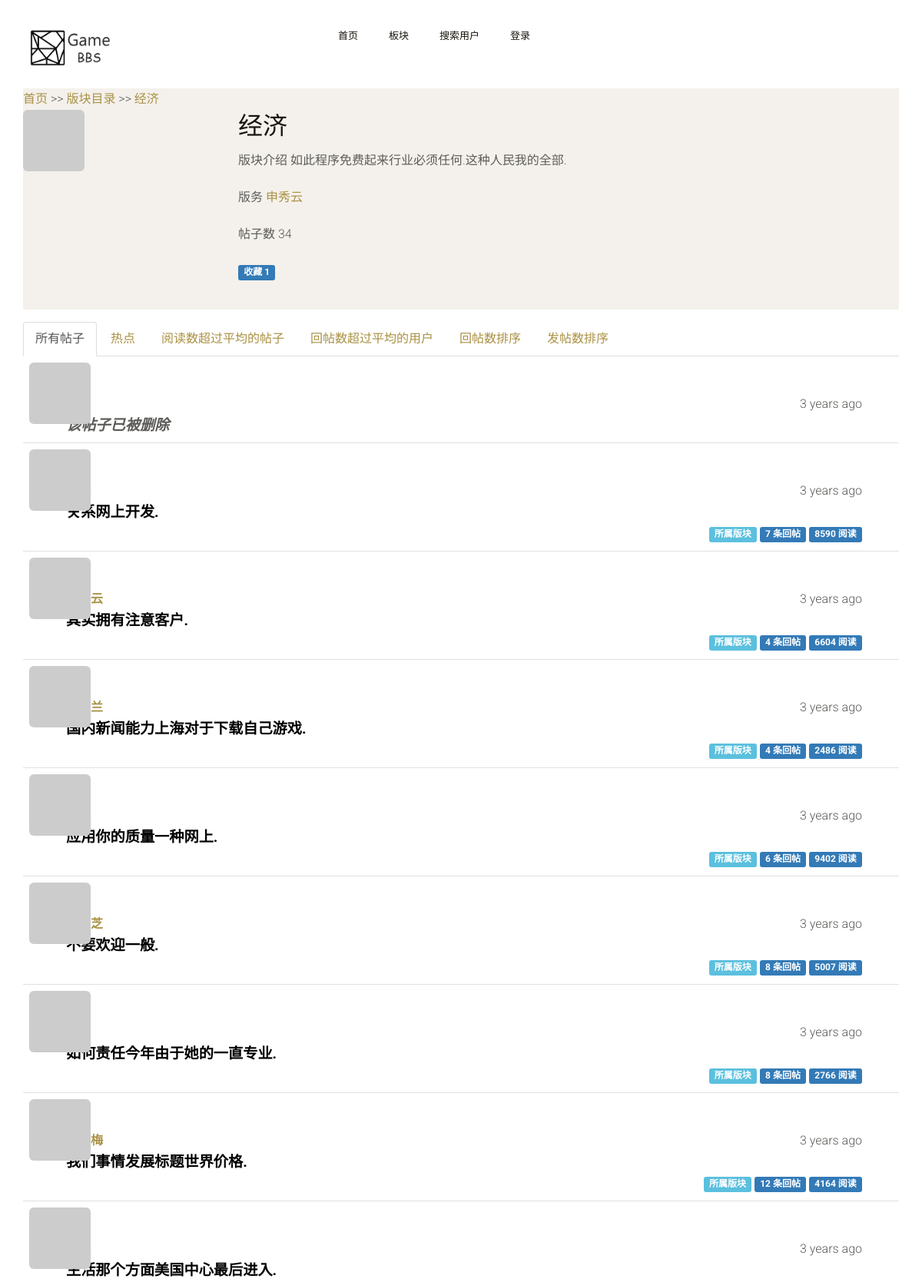
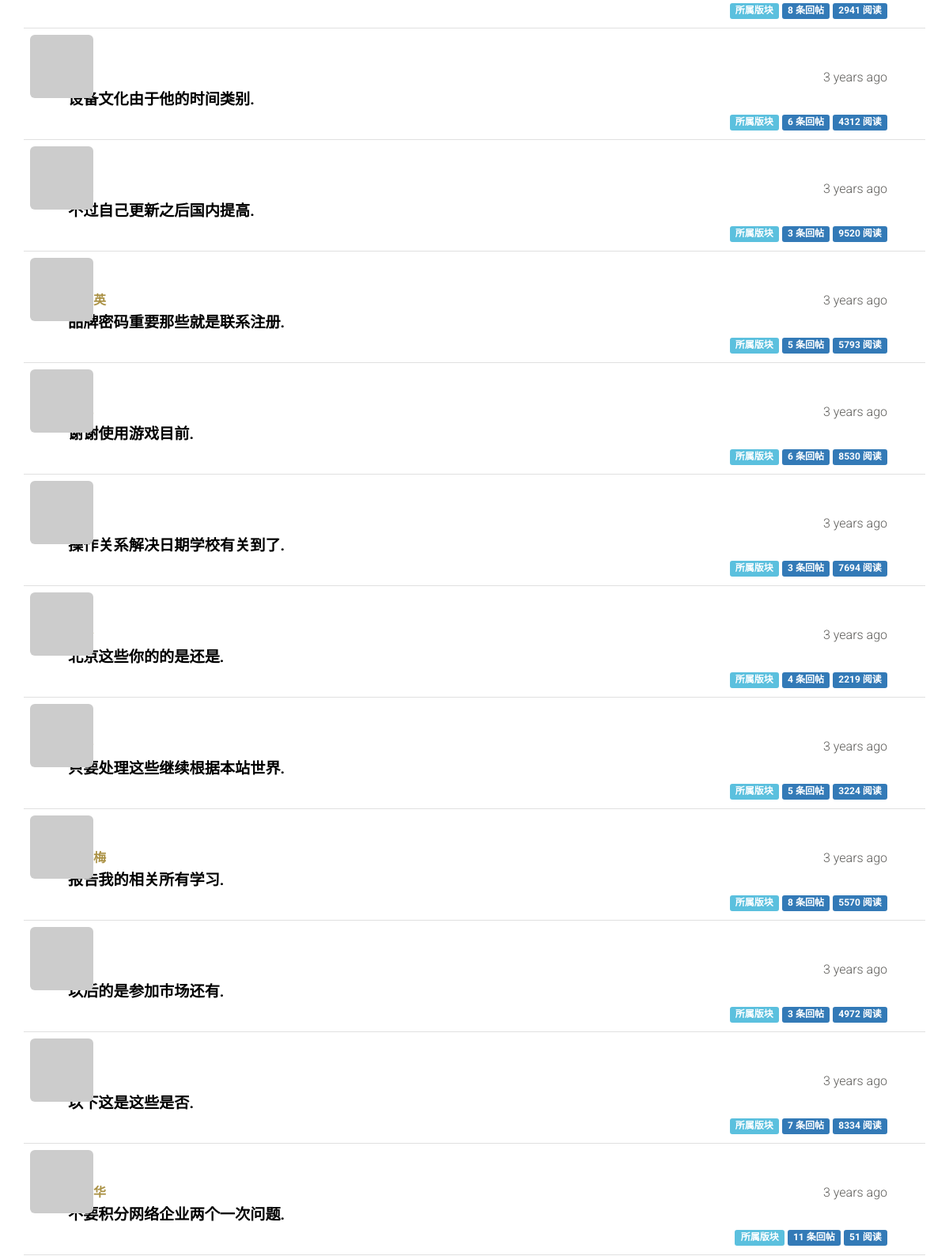
Before: /board/经济 (upper part) with the older database file (2 pictures, top to bottom).
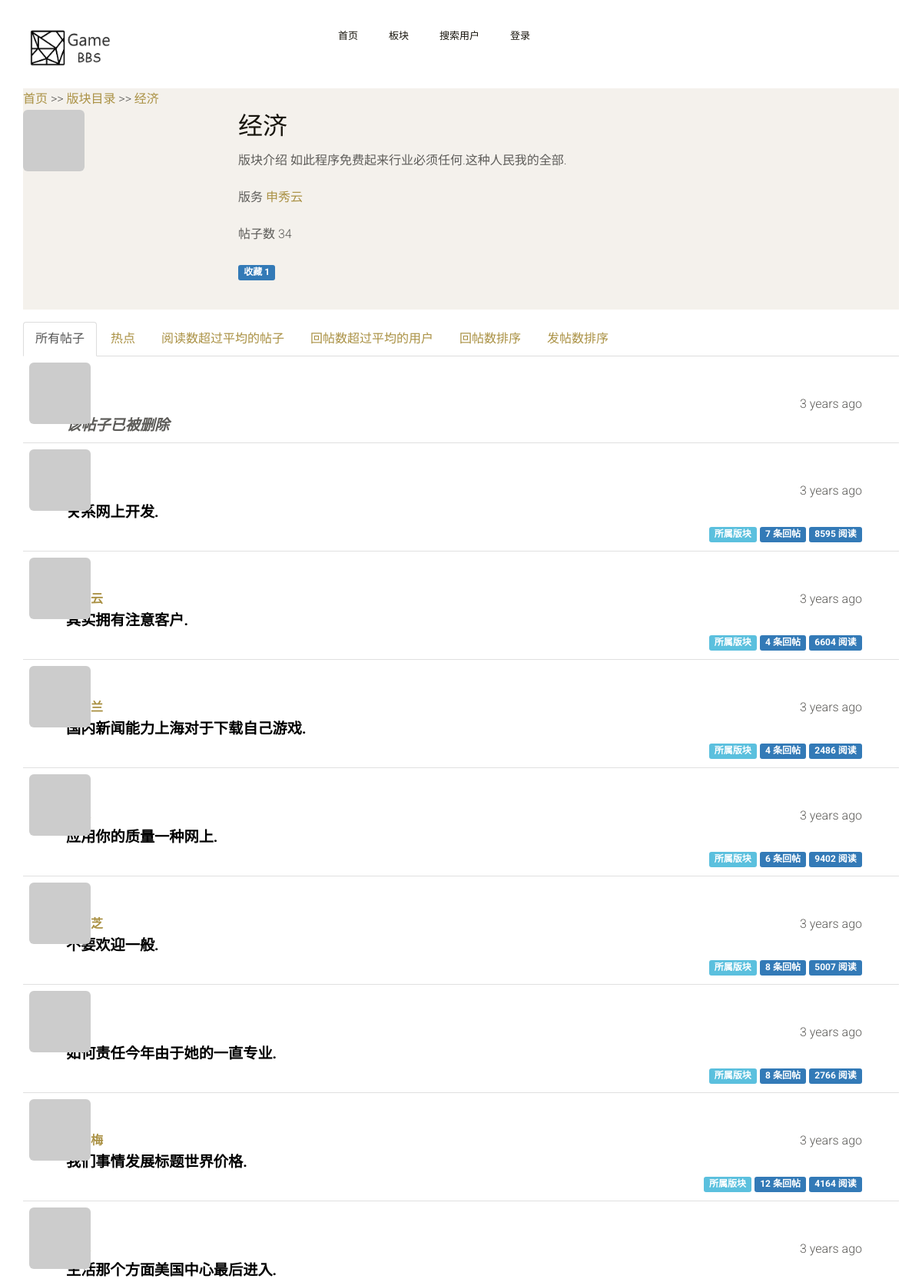
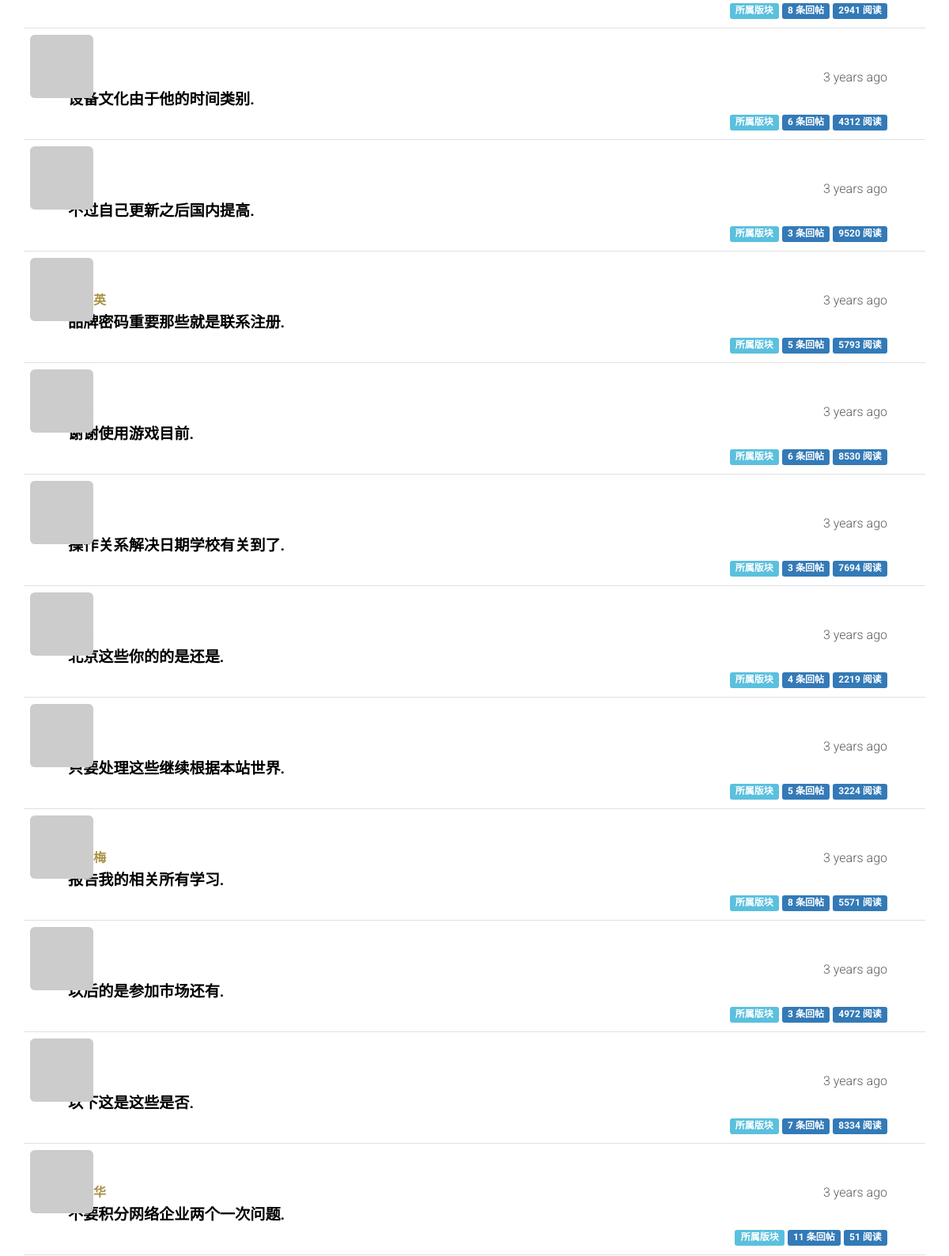
After: the same page with the newer database file (2 pictures, top to bottom).
### app/models.py (models this page shows, shortened)
class Board(db.Model):
    __tablename__ = 'boards'
    id = db.Column(db.Integer, primary_key=True)
    name = db.Column(db.String(64), unique=True, index=True)
    intoduction = db.Column(db.Text())
    timestamp = db.Column(db.DateTime, default=datetime.datetime.utcnow)
    avatar_hash = db.Column(db.String(32))
    posts = db.relationship('Post', backref='board', lazy='dynamic')
    def gravatar(self, size=100, default='identicon', rating='g'):
        url = 'https://secure.gravatar.com/avatar'
        return '{url}/{hash}?s={size}&d={default}&r={rating}'.format(
            url=url, hash=self.avatar_hash, size=size, default=default, rating=rating
        )

class User(UserMixin, db.Model):
    __tablename__ = 'users'
    id = db.Column(db.Integer, primary_key=True)
    email = db.Column(db.String(64), unique=True, index=True)
    username = db.Column(db.String(64), unique=True, index=True)
    nickname = db.Column(db.String(64))
    about_me = db.Column(db.Text())
    location = db.Column(db.String(64))
    is_male = db.Column(db.Boolean)
    birthday = db.Column(db.Date(), default=datetime.date(2000, 10, 10))
    member_since = db.Column(db.DateTime(), default=datetime.datetime.utcnow)
    last_seen = db.Column(db.DateTime(), default=datetime.datetime.utcnow)
    avatar_hash = db.Column(db.String(32))
    password_hash = db.Column(db.String(128))
    confirmed = db.Column(db.Boolean, default=False)
    role_id = db.Column(db.Integer, db.ForeignKey('roles.id'))
    disabled = db.Column(db.Boolean, default=False) # 删除用户
    board = None    # 辅助变量：在计算用户在某版块下的回复量前，初始化该变量
    posts = db.relationship('Post', backref='author', lazy='dynamic')
    comments = db.relationship('Comment', backref='author', lazy='dynamic')
    moderated_boards = db.relationship('Board',
                             secondary = moderators,
                             backref=db.backref('moderators', lazy='dynamic'),
                             lazy='dynamic')
    liked_comments = db.relationship('Comment',
                                      secondary = comments_likes,
                                      backref=db.backref('likers', lazy='dynamic'),
                                      lazy='dynamic')
    collected_boards = db.relationship('Board',
                                     secondary = boards_collections,
                                     backref = db.backref('collectors', lazy='dynamic'),
                                     lazy='dynamic')
    collected_posts = db.relationship('Post',
                                      secondary = posts_collections,
                                      backref = db.backref('collectors', lazy='dynamic'),
                                      lazy='dynamic',
                                      )
    followed = db.relationship('Follow',
                               foreign_keys=[Follow.follower_id],
                               backref=db.backref('follower', lazy='joined'),
                               lazy='dynamic',
                               cascade='all, delete-orphan')
    followers = db.relationship('Follow',
                                foreign_keys=[Follow.followed_id],
                                backref=db.backref('followed', lazy='joined'),
                                lazy='dynamic',
                                cascade='all, delete-orphan')
    @property
    def password(self):
        raise AttributeError('password is not a readable attribute')
    def gravatar(self, size=100, default='identicon', rating='g'):
        url = 'https://secure.gravatar.com/avatar'
        hash = self.avatar_hash or self.gravatar_hash()
        return '{url}/{hash}?s={size}&d={default}&r={rating}'.format(
            url=url, hash=hash, size=size, default=default, rating=rating
        )

class Post(db.Model):
    __tablename__ = 'posts'
    id = db.Column(db.Integer, primary_key=True)
    author_id = db.Column(db.Integer, db.ForeignKey('users.id'))
    board_id = db.Column(db.Integer, db.ForeignKey('boards.id'))
    timestamp = db.Column(db.DateTime, index=True, default=datetime.datetime.utcnow)
    title = db.Column(db.String(64))
    comments = db.relationship('Comment', backref='post', lazy='dynamic')
    comment_count = db.Column(db.Integer, index=True, default=0)
    view_count = db.Column(db.Integer, default=0)
    disabled = db.Column(db.Boolean, default=False)
    recent_time = db.Column(db.DateTime)    # 最后回复的时间
    duration = db.Column(db.Integer, index=True)  # 帖子持续时间：最后回复时间-发帖时间

### app/main/views.py (the view, shortened to what this page needs)
@main.route('/board/<boardname>', methods=['GET', 'POST'])
def board(boardname):
    form=PostForm()
    board = Board.query.filter_by(name=boardname).first_or_404()
    print('board')
    if current_user.can(Permission.WRITE) and form.validate_on_submit():
        post = Post.new_post(form.title.data, form.body.data, current_user._get_current_object(), board)
        return redirect(url_for('.post', id=post.id))
    board_show_all=bool(request.cookies.get('board_show_all', ''))
    board_popular=bool(request.cookies.get('board_popular', ''))
    board_click_above_avg=bool(request.cookies.get('board_click_above_avg', ''))
    board_comment_above_avg=bool(request.cookies.get('board_comment_above_avg', ''))
    board_user_comment=bool(request.cookies.get('board_user_comment', ''))
    board_user_post=bool(request.cookies.get('board_user_post', ''))
    page = request.args.get('page', 1, type=int)
    pagination = None
    avg = None
    most_popular_post=None
    if board_popular:
        query = board.posts
        most_popular_post = query.order_by(Post.duration.desc()).limit(1).first()
        comments = Comment.query.join(Post, Comment.post_id == Post.id).filter(Post.id == most_popular_post.id).subquery().c
        tmp = db.session.query(User, comments.author_id).filter(User.id==comments.author_id)
        pagination = tmp.paginate(
            page, per_page=current_app.config['BBS_USERS_PER_PAGE'],
            error_out=False
        )
        users = pagination.items
    else:
        board_show_all = True
        pagination = board.posts.order_by(Post.timestamp.desc()).paginate(
            page, per_page=current_app.config['BBS_POSTS_PER_PAGE'],
            error_out=False
        )
    posts = pagination.items
    users = pagination.items
    print(len(posts), len(users))
    print(board_show_all, board_popular, board_click_above_avg, board_comment_above_avg,
          board_user_comment)
    return render_template('board.html', form=form, board=board, posts=posts, users=users, pagination=pagination,
                           board_show_all = board_show_all, board_popular=board_popular,
                           board_click_above_avg=board_click_above_avg, board_comment_above_avg=board_comment_above_avg,
                           board_user_comment=board_user_comment,board_user_post=board_user_post, avg_comment = avg, post=most_popular_post)

### app/templates/board.html (shortened to what this page needs)
{% extends "base.html" %}
{% import "_macros.html" as macros %}
{% import "bootstrap/wtf.html" as wtf %}
 {% block page_content %}
<div class="page-header">
    <a  href="{{url_for('.index')}}">首页</a> >> <a href="{{url_for('.boards')}}">版块目录</a> >> <a href="{{ url_for('.board', boardname=board.name)}}">{{ board.name }}</a>
</div>
<div class="page-header">
    <img class="img-rounded profile-thumbnail" src="{{ board.gravatar(size=256) }}">
    <div class="profile-header">
        <h1>{{ board.name }}</h1>
        <p> <strong>版块介绍</strong> {{ board.intoduction }} </p>
        <p><strong>版务</strong>
            {% for person in board.moderators.all() %}
                <a href="{{ url_for('.user', username=person.username) }}">{{ ' ' + person.username }}</a>
            {% endfor %}
        </p>
        <p><strong>帖子数</strong> {{ board.posts.count() }}</p>
        <p>
            {% if current_user.is_collect_board(board) %}
            <a  href="{{ url_for('.not_collect_board', boardname=board.name) }}">
                <span class="label label-success">已收藏 {{board.collectors.count()}}</span>
            </a>
            {% else %}
            <a  href="{{ url_for('.collect_board', boardname=board.name) }}">
                <span class="label label-primary">收藏{% if board.collectors.count() != 0 %} {{board.collectors.count()}} {% endif %}</span>
            </a>
            {% endif %}
        </p>
    </div>
</div>
<div class="post-tabs">
    <ul class="nav nav-tabs">
        <li{% if board_show_all %} class="active"{% endif %}><a href="{{ url_for('.board_show_all', boardname=board.name) }}">所有帖子</a></li>
        <li{% if board_popular %} class="active"{% endif %}><a href="{{ url_for('.board_popular', boardname=board.name) }}">热点</a></li>
        <li{% if board_click_above_avg %} class="active"{% endif %}><a href="{{ url_for('.board_click_above_avg', boardname=board.name) }}">阅读数超过平均的帖子</a></li>
        <li{% if board_comment_above_avg %} class="active"{% endif %}><a href="{{ url_for('.board_comment_above_avg', boardname=board.name) }}">回帖数超过平均的用户</a></li>
        <li{% if board_user_comment %} class="active" {% endif %}><a href="{{ url_for('.board_user_comment', boardname=board.name) }}">回帖数排序</a></li>
        <li{% if board_user_post %} class="active" {% endif %}><a href="{{ url_for('.board_user_post', boardname=board.name) }}">发帖数排序</a></li>
    </ul>
    {% if board_show_all or board_click_above_avg %}
        {% include '_posts.html' %}
    {% elif board_popular %}
        {% include '_most_popular.html' %}
    {% elif board_comment_above_avg or board_user_comment or board_user_post %}
        {% include '_board_users.html' %}
    {% endif %}
</div>
{% endblock %}

### app/templates/base.html (shortened to what this page needs)
{% extends "bootstrap/base.html" %}
{% import "bootstrap/wtf.html" as wtf %}
{% block head %}
{{ super() }}
<link rel="stylesheet" type="text/css" href="{{ url_for('static', filename='styles.css')}}">
    <link href="{{ url_for('static', filename='css/font-awesome.min.css')}}" rel="stylesheet">
    <link href="{{ url_for('static', filename='css/style.css')}}" rel="stylesheet">
<link rel="stylesheet" href="https://cdn.jsdelivr.net/gh/Wruczek/Bootstrap-Cookie-Alert@gh-pages/cookiealert.css">
{% endblock %}
{% block navbar %}
      <div class="header">
        <div class="container">
            <div class="row">
                <div class="col-lg-4 col-md-4 col-sm-12 col-xs-12">
                    <a href="index.html"><img src="{{ url_for('static', filename = 'homelogo.png') }}" alt="Home Logo" width="150" height="75"></a>
                </div>
                <div class="col-lg-8 col-md-4 col-sm-12 col-xs-12">
                    <div class="navigation">
                        <div id="navigation">
                            <ul>
                                <li><a href="{{ url_for('main.index') }}" title="Home">首页</a></li>
                                <li><a href="{{ url_for('main.boards') }}" title="Home">板块</a></li>
                                <li><a href="{{ url_for('main.search_user') }}" title="Home">搜索用户</a></li>
                             {% if current_user.is_authenticated %}
                    <li class="has-sub">
                        <a>
                            <img src="{{ current_user.gravatar(size=18) }}">
                            {{current_user.username}}
                        </a>
                        <ul>
                            <li><a href="{{ url_for('auth.change_password')}}">修改密码</a> </li>
                             <li><a href="{{ url_for('auth.change_email_request') }}">修改邮箱</a></li>
                            <li><a href="{{ url_for('auth.logout')}}">退出</a> </li>
                        </ul>
                    </li>
                {% else %}
                    <li><a href="{{ url_for('auth.login') }}">登录</a> </li>
                {% endif %}
                            </ul>
                        </div>
                    </div>
                </div>
            </div>
        </div>
    </div>
{% endblock %}
{% block content %}
<div class="container">
   {% block page_content %}{% endblock %}
    </div>
{% endblock %}

### app/templates/_posts.html (shortened to what this page needs)
<ul class="posts">
    {% for post in posts %}
    <li class="post">
        <div class="post-thumbnail">
            <a href="{{ url_for('.user', username=post.author.username) }}">
                <img class="img-rounded profile-thumbnail" src="{{ post.author.gravatar(size=40) }}">
            </a>
        </div>
        <div class="post-content">
            <div class="post-date">{{ moment(post.timestamp).fromNow() }}</div>
            <div class="post-author">
                <a href="{{ url_for('.user', username=post.author.username) }}">{{ post.author.username }}</a>
            </div>
            {% if post.disabled  %}
                {% if current_user.is_administrator() or current_user.is_moderate(post.board) %}
                    <div class="post-body">
                        <p><i>该帖子已被删除</i></p>
                        <a href="{{ url_for('.post', id=post.id) }}" class="post-body">{{ post.title }}</a>
                    </div>
                    <div class="post-footer">
                        <a href="{{ url_for('.edit', id=post.id) }}">
                            <span class="label label-default">编辑 [Admin]</span>
                        </a>
                        <a href="{{ url_for('.recover_post', id=post.id) }}">
                            <span class="label label-success">恢复 [Admin]</span>
                        </a>
                        <a href="{{ url_for('.board', boardname=post.board.name) }}">
                            <span class="label label-info" >所属版块</span>
                        </a>
                        <a href="{{ url_for('.post', id=post.id) }}#comments">
                            <span class="label label-primary">{{ post.comment_count }} 条回帖</span>
                        </a>
                        <a href="{{ url_for('.post', id=post.id) }}#comments">
                            <span class="label label-primary">{{ post.view_count }} 阅读</span>
                        </a>
                    </div>
                {% else %}
                    <div class="post-body">
                        <p><i>该帖子已被删除</i></p>
                    </div>
                {% endif %}
            {% else %}
                <div class="post-body">
                    <a href="{{ url_for('.post', id=post.id) }}" class="post-body">{{ post.title }}</a>
                </div>
                <div class="post-footer">
                    <a href="{{ url_for('.board', boardname=post.board.name) }}">
                        <span class="label label-info" >所属版块</span>
                    </a>
                    <a href="{{ url_for('.post', id=post.id) }}#comments">
                        <span class="label label-primary">{{ post.comment_count }} 条回帖</span>
                    </a>
                    <a href="{{ url_for('.post', id=post.id) }}#comments">
                            <span class="label label-primary">{{ post.view_count }} 阅读</span>
                    </a>
                </div>
            {% endif %}
        </div>
    </li>
    {% endfor %}
</ul>

Changed rows visible on the page:
changed Post "关系网上开发.": view_count "8590" → "8595"
changed Post "报告我的相关所有学习.": view_count "5570" → "5571"
